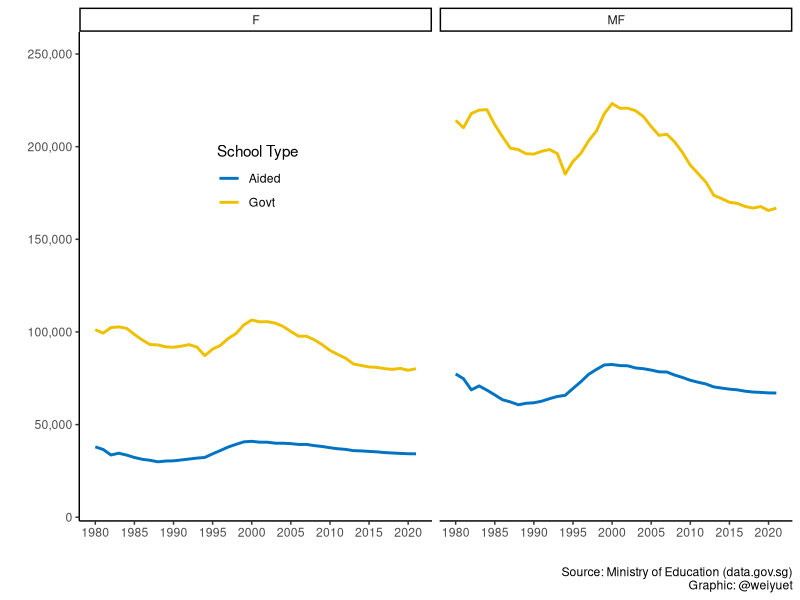
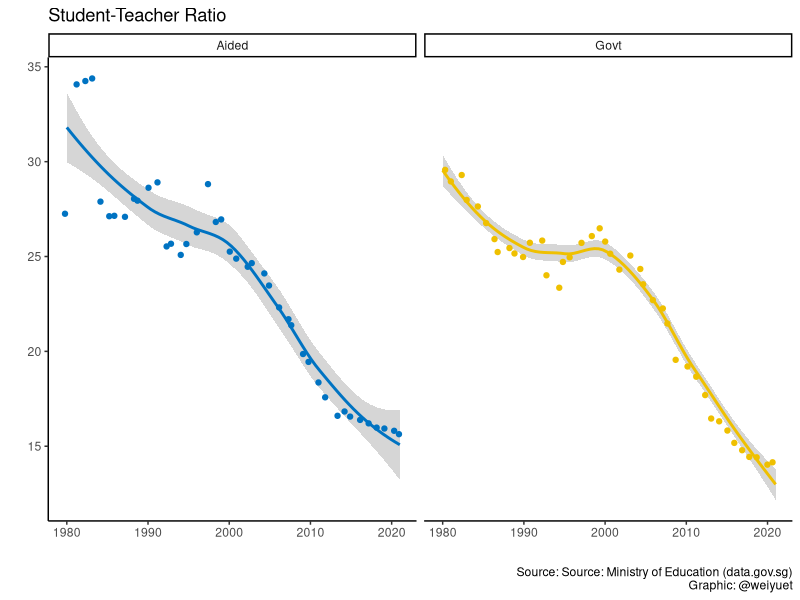
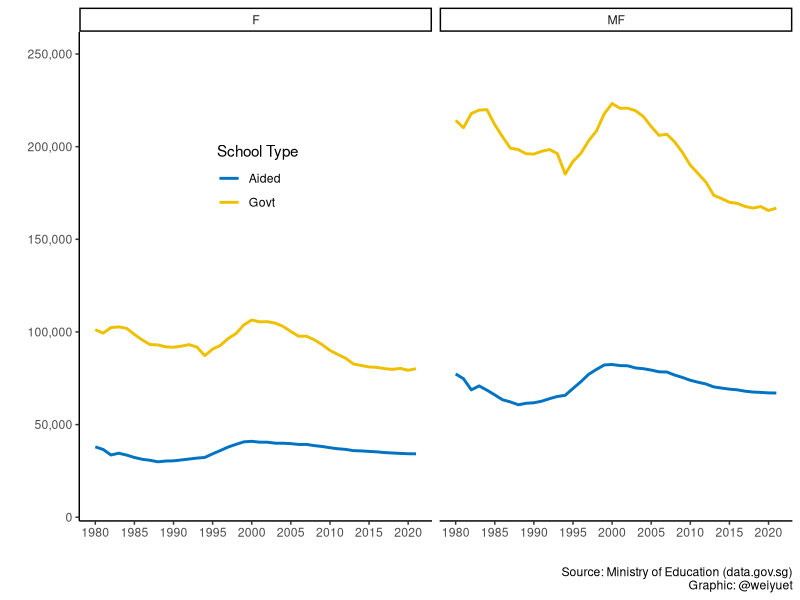
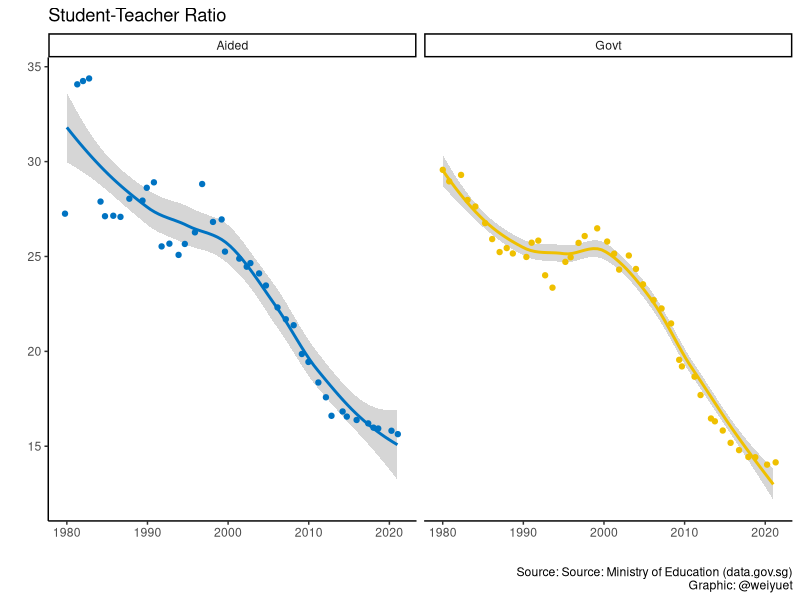

Reproduce these figures in R, in order.
# Load libraries
library(tidyverse)
library(scales)
library(ggsci)

# Load data
students_and_teachers_primary_schools <- read_csv("data/students-and-teachers-in-schools/students-and-teachers-primary-schools.csv")

# Plot number of primary school students in government and aided schools
students_and_teachers_primary_schools %>% 
  ggplot(aes(x = year, y = students_pri,
             colour = school_type)) +
  geom_line(size = 1) +
  facet_wrap(~sex) +
  theme_classic() +
  theme(legend.position = c(0.25, 0.7)) +
  scale_colour_jco() +
  scale_x_continuous(breaks = seq(1980, 2020, 5)) +
  scale_y_continuous(labels = label_number(big.mark = ","), 
                     limits = c(10000, 250000)) +
  labs(x = "", y = "",
       colour = "School Type",
       caption = "Source: Ministry of Education (data.gov.sg)\nGraphic: @weiyuet")

# Save png
ggsave("figures/primary-school-students-in-govt-and-aided-schools.png", width = 8, height = 6)

# Wrangle data
# Calculate student-teacher ratio
students_and_teachers_primary_schools <- students_and_teachers_primary_schools %>% 
  mutate(student_teacher_ratio = students_pri/teachers_pri)

students_and_teachers_primary_schools %>% 
  filter(sex == "MF") %>%
  ggplot(aes( x = year, y = student_teacher_ratio, colour = school_type)) +
  geom_smooth() +
  geom_jitter() +
  facet_wrap(~school_type) +
  theme_classic() +
  theme(legend.position = "none") +
  scale_colour_jco() +
  labs(x = "", y = "",
       title = "Student-Teacher Ratio",
       caption = "Source: Source: Ministry of Education (data.gov.sg)\nGraphic: @weiyuet")

# Save png
ggsave("figures/student-teacher-ratio-primary-schools.png", width = 8, height = 6)
